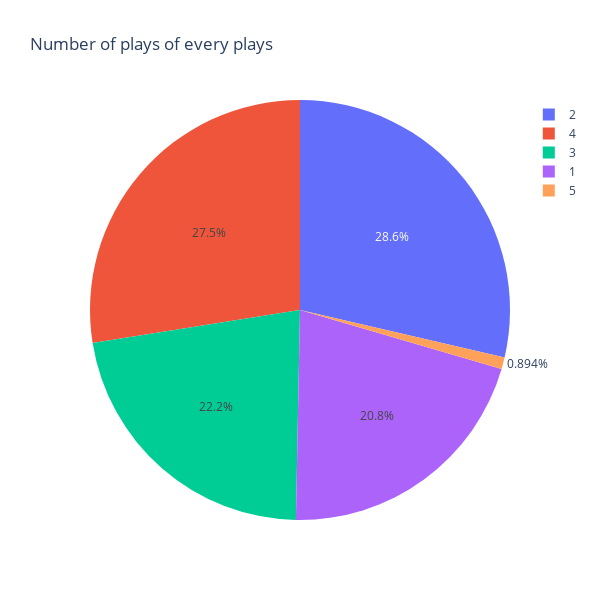

The notebook cell this image was saved under:
### Markdown cell above
Play data

    gameId: Game identifier, unique (numeric)

    playId: Play identifier, not unique across games (numeric)

    playDescription: Description of play (text)

    quarter: Game quarter (numeric)

    down: Down (numeric)

    yardsToGo: Distance needed for a first down (numeric)

    possessionTeam: Team on offense (text)

    playType: Outcome of dropback: sack or pass (text)

    yardlineSide: 3-letter team code corresponding to line-of-scrimmage (text)

    yardlineNumber: Yard line at line-of-scrimmage (numeric)

    offenseFormation: Formation used by possession team (text)

    personnelO: Personnel used by offensive team (text)

    defendersInTheBox: Number of defenders in close proximity to line-of-scrimmage (numeric)

    numberOfPassRushers: Number of pass rushers (numeric)

    personnelD: Personnel used by defensive team (text)

    typeDropback: Dropback categorization of quarterback (text)

    preSnapHomeScore: Home score prior to the play (numeric)

    preSnapVisitorScore: Visiting team score prior to the play (numeric)

    gameClock: Time on clock of play (MM:SS)

    absoluteYardlineNumber: Distance from end zone for possession team (numeric)

    penaltyCodes: NFL categorization of the penalties that ocurred on the play. For purposes of this contest, the most important penalties are Defensive Pass Interference (DPI), Offensive Pass Interference (OPI), Illegal Contact (ICT), and Defensive Holding (DH). Multiple penalties on a play are separated by a ; (text)

    penaltyJerseyNumber: Jersey number and team code of the player commiting each penalty. Multiple penalties on a play are separated by a ; (text)

    passResult: Outcome of the passing play (C: Complete pass, I: Incomplete pass, S: Quarterback sack, IN: Intercepted pass, text)

    offensePlayResult: Yards gained by the offense, excluding penalty yardage (numeric)

    playResult: Net yards gained by the offense, including penalty yardage (numeric)

    epa: Expected points added on the play, relative to the offensive team. Expected points is a metric that estimates the average of every next scoring outcome given the play's down, distance, yardline, and time remaining (numeric)

    isDefensivePI: An indicator variable for whether or not a DPI penalty ocurred on a given play (TRUE/FALSE)

### Code cell
play = plays['quarter'].value_counts().reset_index()
play.columns = ['quarter', 'plays']
play = play.sort_values('plays')

fig = px.pie(
    play, 
    names='quarter', 
    values="plays", 
    title='Number of plays of every plays', 
    height=600, 
    width=600
)

fig.show()

### Figure 1 — Plotly figure (JSON) as saved in the notebook; plotly's stock layout.template omitted (floating-point values rounded to 4 significant figures)
{"data": [{"domain": {"x": [0, 1], "y": [0, 1]}, "hovertemplate": "quarter=%{label}<br>plays=%{value}<extra></extra>", "labels": [5, 1, 3, 4, 2], "legendgroup": "", "name": "", "showlegend": true, "type": "pie", "values": [172, 3999, 4266, 5294, 5508]}], "layout": {"height": 600, "legend": {"tracegroupgap": 0}, "title": {"text": "Number of plays of every plays"}, "width": 600}}
